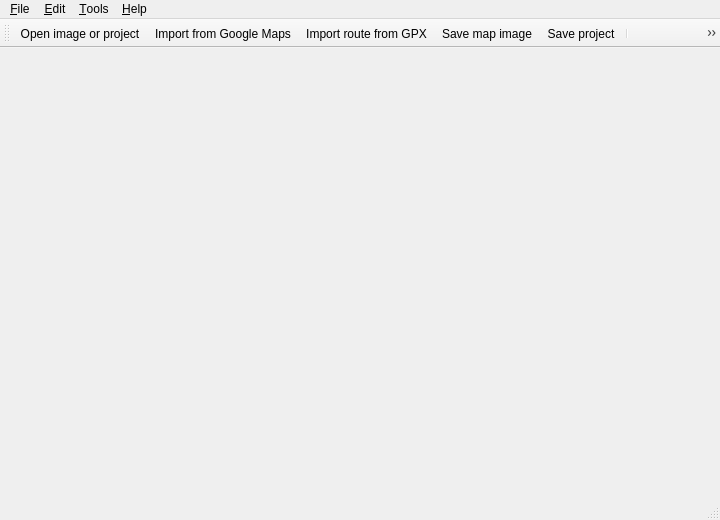
<?xml version="1.0" encoding="UTF-8"?>
<ui version="4.0">
 <class>MainWindow</class>
 <widget class="QMainWindow" name="MainWindow">
  <property name="geometry">
   <rect>
    <x>0</x>
    <y>0</y>
    <width>720</width>
    <height>520</height>
   </rect>
  </property>
  <property name="windowTitle">
   <string>Route Generator</string>
  </property>
  <property name="toolTip">
   <string/>
  </property>
  <widget class="QWidget" name="centralwidget">
   <layout class="QVBoxLayout">
    <property name="topMargin">
     <number>0</number>
    </property>
    <item>
     <layout class="QHBoxLayout" name="mainLayout">
      <item>
       <spacer>
        <property name="orientation">
         <enum>Qt::Horizontal</enum>
        </property>
        <property name="sizeHint" stdset="0">
         <size>
          <width>40</width>
          <height>20</height>
         </size>
        </property>
       </spacer>
      </item>
     </layout>
    </item>
   </layout>
  </widget>
  <widget class="QMenuBar" name="menubar">
   <property name="geometry">
    <rect>
     <x>0</x>
     <y>0</y>
     <width>720</width>
     <height>22</height>
    </rect>
   </property>
   <widget class="QMenu" name="menu_Tools">
    <property name="title">
     <string>&amp;Tools</string>
    </property>
    <addaction name="actionDraw_mode"/>
    <addaction name="actionPlayback"/>
    <addaction name="actionStop"/>
    <addaction name="actionGenerate_map"/>
   </widget>
   <widget class="QMenu" name="menu_Help">
    <property name="title">
     <string>&amp;Help</string>
    </property>
    <addaction name="action_Tutorial"/>
    <addaction name="action_About"/>
   </widget>
   <widget class="QMenu" name="menu_Edit">
    <property name="title">
     <string>&amp;Edit</string>
    </property>
    <addaction name="action_Undo"/>
    <addaction name="action_Redo"/>
    <addaction name="separator"/>
    <addaction name="actionPreferences"/>
   </widget>
   <widget class="QMenu" name="menu_File">
    <property name="windowTitle">
     <string>Route Generator v0.1</string>
    </property>
    <property name="title">
     <string>&amp;File</string>
    </property>
    <addaction name="actionOpen_image"/>
    <addaction name="actionImport_Google_Map"/>
    <addaction name="actionImport_GPX"/>
    <addaction name="actionSave_image"/>
    <addaction name="actionSave_project"/>
    <addaction name="separator"/>
    <addaction name="action_Quit"/>
   </widget>
   <addaction name="menu_File"/>
   <addaction name="menu_Edit"/>
   <addaction name="menu_Tools"/>
   <addaction name="menu_Help"/>
  </widget>
  <widget class="QStatusBar" name="statusbar"/>
  <widget class="QToolBar" name="toolBar">
   <property name="windowTitle">
    <string>toolBar</string>
   </property>
   <property name="toolTip">
    <string/>
   </property>
   <attribute name="toolBarArea">
    <enum>TopToolBarArea</enum>
   </attribute>
   <attribute name="toolBarBreak">
    <bool>false</bool>
   </attribute>
   <addaction name="actionOpen_image"/>
   <addaction name="actionImport_Google_Map"/>
   <addaction name="actionImport_GPX"/>
   <addaction name="actionSave_image"/>
   <addaction name="actionSave_project"/>
   <addaction name="separator"/>
   <addaction name="actionDraw_mode"/>
   <addaction name="actionNew_route"/>
   <addaction name="action_Undo"/>
   <addaction name="action_Redo"/>
   <addaction name="separator"/>
   <addaction name="actionPlayback"/>
   <addaction name="actionStop"/>
   <addaction name="separator"/>
   <addaction name="actionGenerate_map"/>
   <addaction name="separator"/>
   <addaction name="action_Quit"/>
  </widget>
  <action name="actionOpen_image">
   <property name="icon">
    <iconset resource="routegen.qrc">
     <normaloff>:/icons/icons/fileopen.png</normaloff>:/icons/icons/fileopen.png</iconset>
   </property>
   <property name="text">
    <string>&amp;Open image or project</string>
   </property>
   <property name="toolTip">
    <string>Open project or background image with map</string>
   </property>
  </action>
  <action name="action_Quit">
   <property name="icon">
    <iconset resource="routegen.qrc">
     <normaloff>:/icons/icons/exit.png</normaloff>:/icons/icons/exit.png</iconset>
   </property>
   <property name="text">
    <string>&amp;Quit</string>
   </property>
   <property name="toolTip">
    <string>Quit the application</string>
   </property>
  </action>
  <action name="actionSave_image">
   <property name="icon">
    <iconset resource="routegen.qrc">
     <normaloff>:/icons/icons/filesave.png</normaloff>:/icons/icons/filesave.png</iconset>
   </property>
   <property name="text">
    <string>&amp;Save image</string>
   </property>
   <property name="iconText">
    <string>Save map image</string>
   </property>
   <property name="toolTip">
    <string>Save the currently displayed map (and route)</string>
   </property>
   <property name="statusTip">
    <string>Save the currently displayed image (map and route), which can be used as start point for generating another route.</string>
   </property>
  </action>
  <action name="actionDraw_mode">
   <property name="checkable">
    <bool>true</bool>
   </property>
   <property name="icon">
    <iconset resource="routegen.qrc">
     <normaloff>:/icons/icons/desktop-32.png</normaloff>:/icons/icons/desktop-32.png</iconset>
   </property>
   <property name="text">
    <string>&amp;Draw mode</string>
   </property>
   <property name="toolTip">
    <string>(De)Activate route draw mode</string>
   </property>
  </action>
  <action name="actionGenerate_map">
   <property name="icon">
    <iconset resource="routegen.qrc">
     <normaloff>:/icons/icons/generate.png</normaloff>:/icons/icons/generate.png</iconset>
   </property>
   <property name="text">
    <string>&amp;Generate route</string>
   </property>
   <property name="toolTip">
    <string>Generate the route into a selected directory</string>
   </property>
  </action>
  <action name="actionPlayback">
   <property name="icon">
    <iconset resource="routegen.qrc">
     <normaloff>:/icons/icons/player_play.png</normaloff>:/icons/icons/player_play.png</iconset>
   </property>
   <property name="text">
    <string>&amp;Playback</string>
   </property>
   <property name="toolTip">
    <string>Playback the currently drawn route (preview)</string>
   </property>
  </action>
  <action name="action_About">
   <property name="text">
    <string>&amp;About</string>
   </property>
  </action>
  <action name="action_Tutorial">
   <property name="text">
    <string>&amp;Tutorial</string>
   </property>
  </action>
  <action name="actionStop">
   <property name="icon">
    <iconset resource="routegen.qrc">
     <normaloff>:/icons/icons/player_stop.png</normaloff>:/icons/icons/player_stop.png</iconset>
   </property>
   <property name="text">
    <string>S&amp;top</string>
   </property>
   <property name="toolTip">
    <string>Stops playback</string>
   </property>
  </action>
  <action name="action_Undo">
   <property name="icon">
    <iconset resource="routegen.qrc">
     <normaloff>:/icons/icons/undo.png</normaloff>:/icons/icons/undo.png</iconset>
   </property>
   <property name="text">
    <string>&amp;Undo</string>
   </property>
  </action>
  <action name="action_Redo">
   <property name="icon">
    <iconset resource="routegen.qrc">
     <normaloff>:/icons/icons/redo.png</normaloff>:/icons/icons/redo.png</iconset>
   </property>
   <property name="text">
    <string>&amp;Redo</string>
   </property>
  </action>
  <action name="actionPreferences">
   <property name="text">
    <string>&amp;Preferences</string>
   </property>
  </action>
  <action name="actionImport_Google_Map">
   <property name="icon">
    <iconset resource="routegen.qrc">
     <normaloff>:/icons/icons/google-maps-logo.png</normaloff>:/icons/icons/google-maps-logo.png</iconset>
   </property>
   <property name="text">
    <string>&amp;Import from Google Maps</string>
   </property>
   <property name="toolTip">
    <string>Import map from Google Maps</string>
   </property>
  </action>
  <action name="actionImport_GPX">
   <property name="icon">
    <iconset resource="routegen.qrc">
     <normaloff>:/icons/icons/gps.png</normaloff>:/icons/icons/gps.png</iconset>
   </property>
   <property name="text">
    <string>Import route from GP&amp;X</string>
   </property>
   <property name="toolTip">
    <string>Import route points from GPX file</string>
   </property>
  </action>
  <action name="actionNew_route">
   <property name="icon">
    <iconset resource="routegen.qrc">
     <normaloff>:/icons/icons/new-route.png</normaloff>:/icons/icons/new-route.png</iconset>
   </property>
   <property name="text">
    <string>&amp;New Route</string>
   </property>
   <property name="toolTip">
    <string>Start New Route</string>
   </property>
  </action>
  <action name="actionSave_project">
   <property name="icon">
    <iconset resource="routegen.qrc">
     <normaloff>:/icons/icons/save-project.png</normaloff>:/icons/icons/save-project.png</iconset>
   </property>
   <property name="text">
    <string>Save &amp;project</string>
   </property>
   <property name="toolTip">
    <string>Save project (map and route)</string>
   </property>
  </action>
 </widget>
 <resources>
  <include location="routegen.qrc"/>
 </resources>
 <connections/>
</ui>
